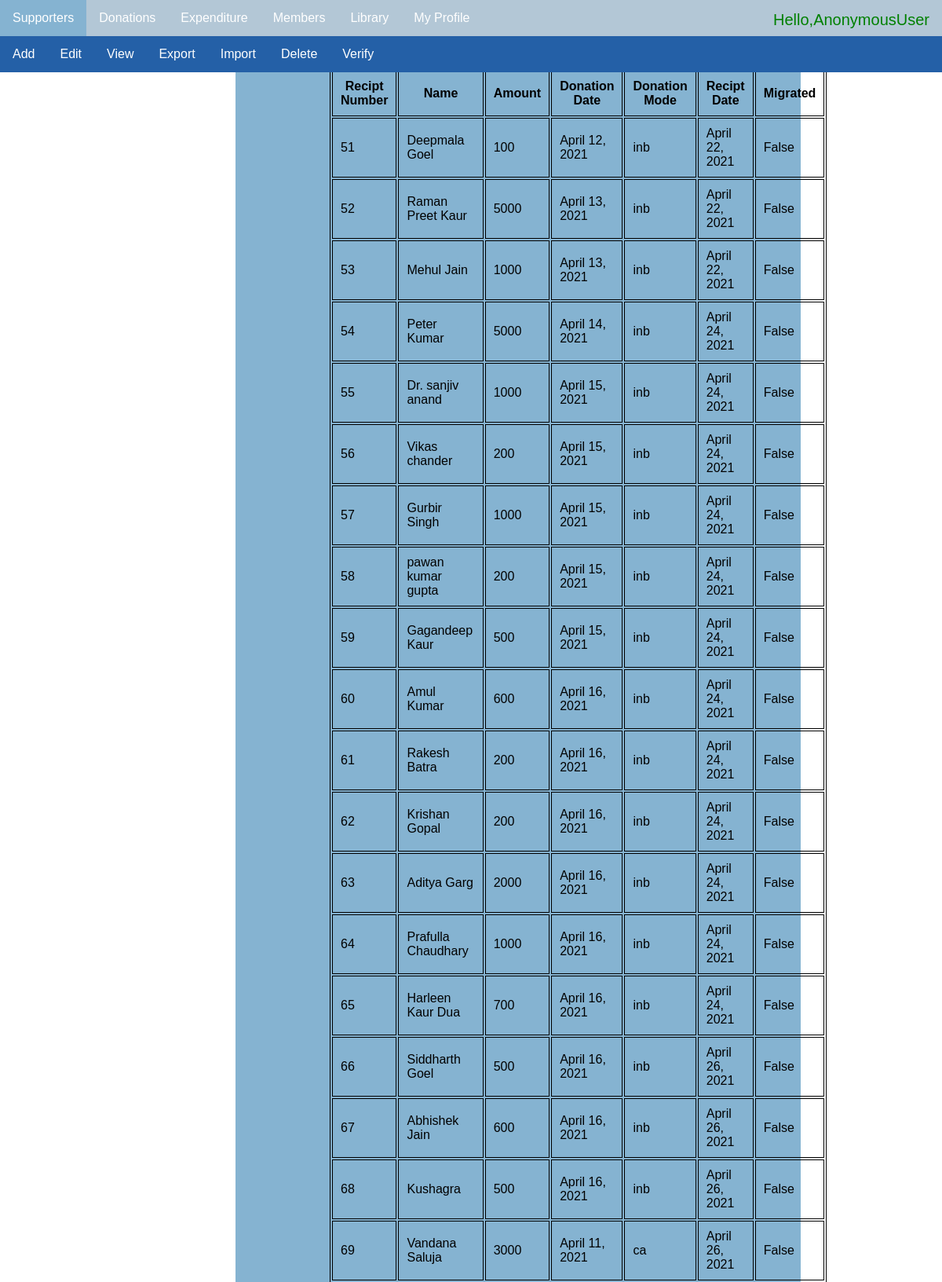
The app's page /don/view_don/?page=2 (upper part) with its own data.
### donation/models.py (models this page shows)
class verified_donation(models.Model):
    rec_no = models.AutoField(primary_key=True)
    recipt_num = models.IntegerField(default = 0)
    member = models.ForeignKey('supporters.supporter', on_delete=models.CASCADE,null=True)
    anon_name = models.CharField(max_length = 100,null = True,blank =True)
    amount = models.CharField(max_length = 20, blank=False)
    date_donation = models.DateField(blank=True)
    mode_donation = models.CharField(max_length = 100,default = 'CASH',choices = mode_choces)
    date_rec = models.DateField()
    migrated = models.BooleanField(default = False)
    anon = models.BooleanField(default = False)
    mail_sent = models.BooleanField(default = False)

### supporters/models.py (models this page shows, shortened)
class supporter(models.Model):
    name = models.CharField(max_length=100,blank=False)
    age = models.CharField(max_length=100,null=True,blank=True)
    gender = models.CharField(max_length=15, null=True, blank=True)
    phone_no = models.CharField(max_length=20,unique=True, blank=False)
    alt_phone_no = models.CharField(max_length=20, null=True, blank=True)
    email_id = models.EmailField(null=True, blank=True)
    city = models.CharField(max_length=100, null=True, blank=True)
    Reference = models.CharField(max_length=100, null=True, blank=True)
    pan_card = models.CharField(max_length=100, null=True, blank=True)
    address_a = models.CharField(max_length=100, null=True, blank=True)
    address_b = models.CharField(max_length=100, null=True)
    address_c = models.CharField(max_length=100, null=True)
    is_constant = models.BooleanField(default=False)
    amount = models.PositiveIntegerField(default=0,null=True, blank=True)
    is_sponsor = models.BooleanField(default=False)
    sponsee = models.CharField(max_length=300, null=True, blank=True)
    is_one_time = models.BooleanField(default=False)
    resources = models.BooleanField(default=False)
    is_si = models.BooleanField(default = False)
    si_date = models.IntegerField(null = True, blank=True)
    dob = models.DateField(null = True,blank=True)
    profession = models.CharField(max_length= 200, null = True, blank=True)
    is_verified = models.BooleanField(default=False)
    last_generated = models.IntegerField(default=0, blank=True)
    date_added = models.DateTimeField(default=timezone.now, blank=True)
    date_edited = models.DateTimeField(default=timezone.now, blank=True)

### donation/views.py (the view)
# urls.py: path('view_don/',views.DonationListView.as_view(),name = 'view_don'),
class DonationListView(ListView):
    model = verified_donation
    paginate_by = 50  # if pagination is desired

### templates/donation/verified_donation_list.html (shortened to what this page needs)
{% extends 'users/index.html' %}
{% block content %}
<table>
	<tr>
	<th> Recipt Number</th>
	<th>Name</th>
	<th>Amount</th>
	<th>Donation Date</th>
	<th>Donation Mode</th>
	<th>Recipt Date</th>
	<th>Migrated </th>
	</tr>
    {% for i in object_list %}
    <tr>
    <td>{{ i.rec_no }}</td>
    {% if i.anon == "True" %}
    	<td>{{ i.anon_name }}</td>
    {% else %}
    	<td>{{ i.member.name }}</td>
    {% endif %}
    <td>{{ i.amount }}</td>
    <td>{{ i.date_donation }}</td>
    <td>{{ i.mode_donation }}</td>
    <td>{{ i.date_rec }}</td>
    <td>{{ i.migrated }}</td>
    </tr>
    {% endfor %}
</table>
{% endblock %}

### templates/users/index.html (style rules this page uses)
body { font-family: Arial, Helvetica, sans-serif; margin: 0; }

### templates/donation/verified_donation_list.html (style rules this page uses)
table, th, td { border:1px solid black; }
td,th { padding:10px; }

### records on screen
verified_donation: rec_no "51", member.name "Deepmala Goel", amount "100", date_donation "April 12, 2021", mode_donation "inb", date_rec "April 22, 2021", migrated "False"
verified_donation: rec_no "52", member.name "Raman Preet Kaur", amount "5000", date_donation "April 13, 2021", mode_donation "inb", date_rec "April 22, 2021", migrated "False"
verified_donation: rec_no "53", member.name "Mehul Jain", amount "1000", date_donation "April 13, 2021", mode_donation "inb", date_rec "April 22, 2021", migrated "False"
verified_donation: rec_no "54", member.name "Peter Kumar", amount "5000", date_donation "April 14, 2021", mode_donation "inb", date_rec "April 24, 2021", migrated "False"
verified_donation: rec_no "55", member.name "Dr. sanjiv anand", amount "1000", date_donation "April 15, 2021", mode_donation "inb", date_rec "April 24, 2021", migrated "False"
verified_donation: rec_no "56", member.name "Vikas chander", amount "200", date_donation "April 15, 2021", mode_donation "inb", date_rec "April 24, 2021", migrated "False"
verified_donation: rec_no "57", member.name "Gurbir Singh", amount "1000", date_donation "April 15, 2021", mode_donation "inb", date_rec "April 24, 2021", migrated "False"
verified_donation: rec_no "58", member.name "pawan kumar gupta", amount "200", date_donation "April 15, 2021", mode_donation "inb", date_rec "April 24, 2021", migrated "False"
verified_donation: rec_no "59", member.name "Gagandeep Kaur", amount "500", date_donation "April 15, 2021", mode_donation "inb", date_rec "April 24, 2021", migrated "False"
verified_donation: rec_no "60", member.name "Amul Kumar", amount "600", date_donation "April 16, 2021", mode_donation "inb", date_rec "April 24, 2021", migrated "False"
verified_donation: rec_no "61", member.name "Rakesh Batra", amount "200", date_donation "April 16, 2021", mode_donation "inb", date_rec "April 24, 2021", migrated "False"
verified_donation: rec_no "62", member.name "Krishan Gopal", amount "200", date_donation "April 16, 2021", mode_donation "inb", date_rec "April 24, 2021", migrated "False"
verified_donation: rec_no "63", member.name "Aditya Garg", amount "2000", date_donation "April 16, 2021", mode_donation "inb", date_rec "April 24, 2021", migrated "False"
verified_donation: rec_no "64", member.name "Prafulla Chaudhary", amount "1000", date_donation "April 16, 2021", mode_donation "inb", date_rec "April 24, 2021", migrated "False"
verified_donation: rec_no "65", member.name "Harleen Kaur Dua", amount "700", date_donation "April 16, 2021", mode_donation "inb", date_rec "April 24, 2021", migrated "False"
verified_donation: rec_no "66", member.name "Siddharth Goel", amount "500", date_donation "April 16, 2021", mode_donation "inb", date_rec "April 26, 2021", migrated "False"
verified_donation: rec_no "67", member.name "Abhishek Jain", amount "600", date_donation "April 16, 2021", mode_donation "inb", date_rec "April 26, 2021", migrated "False"
verified_donation: rec_no "68", member.name "Kushagra", amount "500", date_donation "April 16, 2021", mode_donation "inb", date_rec "April 26, 2021", migrated "False"
verified_donation: rec_no "69", member.name "Vandana Saluja", amount "3000", date_donation "April 11, 2021", mode_donation "ca", date_rec "April 26, 2021", migrated "False"

### other values on screen
{{ request.user }} "AnonymousUser"
